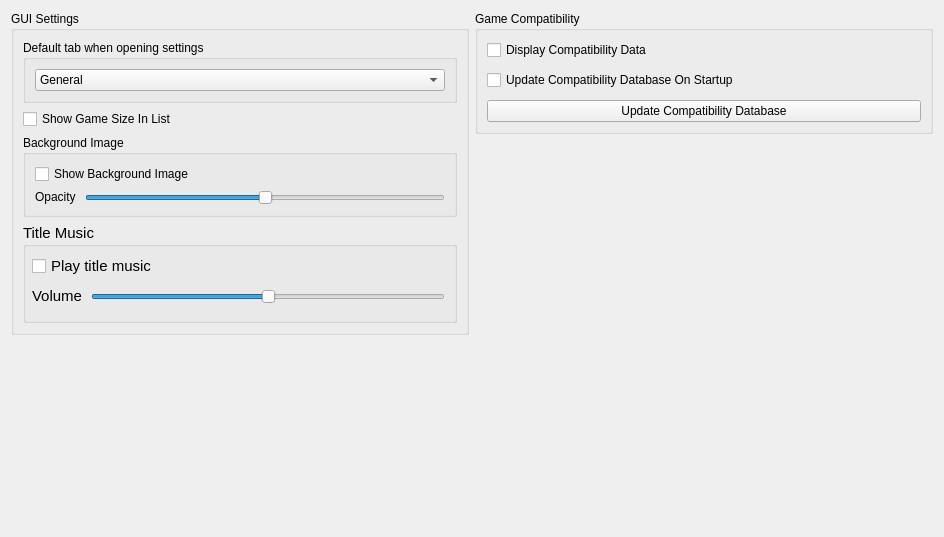
      <widget class="QWidget" name="guiTabContents">
       <property name="geometry">
        <rect>
         <x>0</x>
         <y>0</y>
         <width>944</width>
         <height>537</height>
        </rect>
       </property>
       <layout class="QVBoxLayout" name="guiTabVLayout" stretch="0">
        <item>
         <layout class="QHBoxLayout" name="horizontalLayout_1">
          <property name="leftMargin">
           <number>0</number>
          </property>
          <property name="topMargin">
           <number>0</number>
          </property>
          <item>
           <layout class="QVBoxLayout" name="GUITabLayoutMiddle" stretch="0,0">
            <property name="bottomMargin">
             <number>0</number>
            </property>
            <item>
             <widget class="QGroupBox" name="GUIgroupBox">
              <property name="sizePolicy">
               <sizepolicy hsizetype="Preferred" vsizetype="Maximum">
                <horstretch>0</horstretch>
                <verstretch>0</verstretch>
               </sizepolicy>
              </property>
              <property name="minimumSize">
               <size>
                <width>0</width>
                <height>0</height>
               </size>
              </property>
              <property name="title">
               <string>GUI Settings</string>
              </property>
              <layout class="QVBoxLayout" name="GUILayout">
               <property name="topMargin">
                <number>9</number>
               </property>
               <property name="bottomMargin">
                <number>9</number>
               </property>
               <item>
                <widget class="QGroupBox" name="chooseHomeTabGroupBox">
                 <property name="title">
                  <string>Default tab when opening settings</string>
                 </property>
                 <layout class="QVBoxLayout" name="tabSettingsLayout">
                  <item>
                   <widget class="QComboBox" name="chooseHomeTabComboBox">
                    <property name="sizePolicy">
                     <sizepolicy hsizetype="Preferred" vsizetype="Fixed">
                      <horstretch>0</horstretch>
                      <verstretch>0</verstretch>
                     </sizepolicy>
                    </property>
                    <item>
                     <property name="text">
                      <string>General</string>
                     </property>
                    </item>
                    <item>
                     <property name="text">
                      <string>GUI</string>
                     </property>
                    </item>
                    <item>
                     <property name="text">
                      <string>Graphics</string>
                     </property>
                    </item>
                    <item>
                     <property name="text">
                      <string>User</string>
                     </property>
                    </item>
                    <item>
                     <property name="text">
                      <string>Input</string>
                     </property>
                    </item>
                    <item>
                     <property name="text">
                      <string>Paths</string>
                     </property>
                    </item>
                    <item>
                     <property name="text">
                      <string>Debug</string>
                     </property>
                    </item>
                   </widget>
                  </item>
                 </layout>
                </widget>
               </item>
               <item>
                <widget class="QCheckBox" name="gameSizeCheckBox">
                 <property name="text">
                  <string>Show Game Size In List</string>
                 </property>
                </widget>
               </item>
               <item>
                <widget class="QGroupBox" name="GUIBackgroundImageGroupBox">
                 <property name="sizePolicy">
                  <sizepolicy hsizetype="Expanding" vsizetype="Minimum">
                   <horstretch>0</horstretch>
                   <verstretch>0</verstretch>
                  </sizepolicy>
                 </property>
                 <property name="title">
                  <string>Background Image</string>
                 </property>
                 <layout class="QVBoxLayout" name="backgroundImageVLayout">
                  <item>
                   <widget class="QCheckBox" name="showBackgroundImageCheckBox">
                    <property name="sizePolicy">
                     <sizepolicy hsizetype="Minimum" vsizetype="Fixed">
                      <horstretch>0</horstretch>
                      <verstretch>0</verstretch>
                     </sizepolicy>
                    </property>
                    <property name="text">
                     <string>Show Background Image</string>
                    </property>
                   </widget>
                  </item>
                  <item>
                   <layout class="QHBoxLayout" name="opacityLayout">
                    <property name="spacing">
                     <number>9</number>
                    </property>
                    <item>
                     <widget class="QLabel" name="backgroundImageOpacityLabel">
                      <property name="sizePolicy">
                       <sizepolicy hsizetype="Maximum" vsizetype="Fixed">
                        <horstretch>0</horstretch>
                        <verstretch>0</verstretch>
                       </sizepolicy>
                      </property>
                      <property name="text">
                       <string>Opacity</string>
                      </property>
                     </widget>
                    </item>
                    <item>
                     <widget class="QSlider" name="backgroundImageOpacitySlider">
                      <property name="sizePolicy">
                       <sizepolicy hsizetype="Expanding" vsizetype="Fixed">
                        <horstretch>0</horstretch>
                        <verstretch>0</verstretch>
                       </sizepolicy>
                      </property>
                      <property name="minimum">
                       <number>0</number>
                      </property>
                      <property name="maximum">
                       <number>100</number>
                      </property>
                      <property name="value">
                       <number>50</number>
                      </property>
                      <property name="orientation">
                       <enum>Qt::Orientation::Horizontal</enum>
                      </property>
                     </widget>
                    </item>
                   </layout>
                  </item>
                 </layout>
                </widget>
               </item>
               <item>
                <widget class="QGroupBox" name="GUIMusicGroupBox">
                 <property name="sizePolicy">
                  <sizepolicy hsizetype="Expanding" vsizetype="Expanding">
                   <horstretch>0</horstretch>
                   <verstretch>0</verstretch>
                  </sizepolicy>
                 </property>
                 <property name="minimumSize">
                  <size>
                   <width>0</width>
                   <height>100</height>
                  </size>
                 </property>
                 <property name="maximumSize">
                  <size>
                   <width>16777215</width>
                   <height>16777215</height>
                  </size>
                 </property>
                 <property name="font">
                  <font>
                   <pointsize>11</pointsize>
                   <bold>false</bold>
                   <kerning>true</kerning>
                  </font>
                 </property>
                 <property name="autoFillBackground">
                  <bool>false</bool>
                 </property>
                 <property name="title">
                  <string>Title Music</string>
                 </property>
                 <property name="flat">
                  <bool>false</bool>
                 </property>
                 <widget class="QCheckBox" name="playBGMCheckBox">
                  <property name="geometry">
                   <rect>
                    <x>9</x>
                    <y>30</y>
                    <width>416</width>
                    <height>26</height>
                   </rect>
                  </property>
                  <property name="sizePolicy">
                   <sizepolicy hsizetype="Minimum" vsizetype="Fixed">
                    <horstretch>0</horstretch>
                    <verstretch>0</verstretch>
                   </sizepolicy>
                  </property>
                  <property name="text">
                   <string>Play title music</string>
                  </property>
                 </widget>
                 <widget class="QWidget" name="horizontalLayoutWidget">
                  <property name="geometry">
                   <rect>
                    <x>0</x>
                    <y>50</y>
                    <width>431</width>
                    <height>47</height>
                   </rect>
                  </property>
                  <layout class="QHBoxLayout" name="horizontalLayout">
                   <property name="spacing">
                    <number>9</number>
                   </property>
                   <property name="leftMargin">
                    <number>9</number>
                   </property>
                   <property name="topMargin">
                    <number>9</number>
                   </property>
                   <property name="rightMargin">
                    <number>9</number>
                   </property>
                   <property name="bottomMargin">
                    <number>9</number>
                   </property>
                   <item>
                    <widget class="QLabel" name="label_Volume">
                     <property name="sizePolicy">
                      <sizepolicy hsizetype="Minimum" vsizetype="Fixed">
                       <horstretch>0</horstretch>
                       <verstretch>0</verstretch>
                      </sizepolicy>
                     </property>
                     <property name="maximumSize">
                      <size>
                       <width>16777215</width>
                       <height>16777215</height>
                      </size>
                     </property>
                     <property name="text">
                      <string>Volume</string>
                     </property>
                    </widget>
                   </item>
                   <item>
                    <widget class="QSlider" name="BGMVolumeSlider">
                     <property name="sizePolicy">
                      <sizepolicy hsizetype="Expanding" vsizetype="Preferred">
                       <horstretch>0</horstretch>
                       <verstretch>0</verstretch>
                      </sizepolicy>
                     </property>
                     <property name="toolTip">
                      <string>Set the volume of the background music.</string>
                     </property>
                     <property name="maximum">
                      <number>100</number>
                     </property>
                     <property name="singleStep">
                      <number>10</number>
                     </property>
                     <property name="pageStep">
                      <number>20</number>
                     </property>
                     <property name="value">
                      <number>50</number>
                     </property>
                     <property name="orientation">
                      <enum>Qt::Orientation::Horizontal</enum>
                     </property>
                     <property name="invertedAppearance">
                      <bool>false</bool>
                     </property>
                     <property name="invertedControls">
                      <bool>false</bool>
                     </property>
                     <property name="tickPosition">
                      <enum>QSlider::TickPosition::NoTicks</enum>
                     </property>
                     <property name="tickInterval">
                      <number>10</number>
                     </property>
                    </widget>
                   </item>
                  </layout>
                 </widget>
                </widget>
               </item>
              </layout>
             </widget>
            </item>
            <item>
             <spacer name="verticalSpacer_7">
              <property name="orientation">
               <enum>Qt::Orientation::Vertical</enum>
              </property>
              <property name="sizeHint" stdset="0">
               <size>
                <width>20</width>
                <height>40</height>
               </size>
              </property>
             </spacer>
            </item>
           </layout>
          </item>
          <item>
           <layout class="QVBoxLayout" name="CompatTabLayoutRight" stretch="0,0">
            <property name="spacing">
             <number>6</number>
            </property>
            <property name="bottomMargin">
             <number>0</number>
            </property>
            <item>
             <widget class="QGroupBox" name="CompatgroupBox">
              <property name="sizePolicy">
               <sizepolicy hsizetype="Preferred" vsizetype="Preferred">
                <horstretch>0</horstretch>
                <verstretch>0</verstretch>
               </sizepolicy>
              </property>
              <property name="minimumSize">
               <size>
                <width>0</width>
                <height>0</height>
               </size>
              </property>
              <property name="baseSize">
               <size>
                <width>0</width>
                <height>0</height>
               </size>
              </property>
              <property name="title">
               <string>Game Compatibility</string>
              </property>
              <layout class="QVBoxLayout" name="CompatLayout">
               <property name="spacing">
                <number>10</number>
               </property>
               <property name="topMargin">
                <number>9</number>
               </property>
               <property name="bottomMargin">
                <number>9</number>
               </property>
               <item>
                <widget class="QCheckBox" name="enableCompatibilityCheckBox">
                 <property name="text">
                  <string>Display Compatibility Data</string>
                 </property>
                </widget>
               </item>
               <item>
                <widget class="QCheckBox" name="checkCompatibilityOnStartupCheckBox">
                 <property name="text">
                  <string>Update Compatibility Database On Startup</string>
                 </property>
                </widget>
               </item>
               <item>
                <widget class="QPushButton" name="updateCompatibilityButton">
                 <property name="sizePolicy">
                  <sizepolicy hsizetype="MinimumExpanding" vsizetype="Fixed">
                   <horstretch>0</horstretch>
                   <verstretch>0</verstretch>
                  </sizepolicy>
                 </property>
                 <property name="minimumSize">
                  <size>
                   <width>0</width>
                   <height>0</height>
                  </size>
                 </property>
                 <property name="maximumSize">
                  <size>
                   <width>16777215</width>
                   <height>16777215</height>
                  </size>
                 </property>
                 <property name="text">
                  <string>Update Compatibility Database</string>
                 </property>
                </widget>
               </item>
              </layout>
             </widget>
            </item>
            <item>
             <spacer name="verticalSpacer_6">
              <property name="orientation">
               <enum>Qt::Orientation::Vertical</enum>
              </property>
              <property name="sizeHint" stdset="0">
               <size>
                <width>20</width>
                <height>40</height>
               </size>
              </property>
             </spacer>
            </item>
           </layout>
          </item>
         </layout>
        </item>
       </layout>
      </widget>
